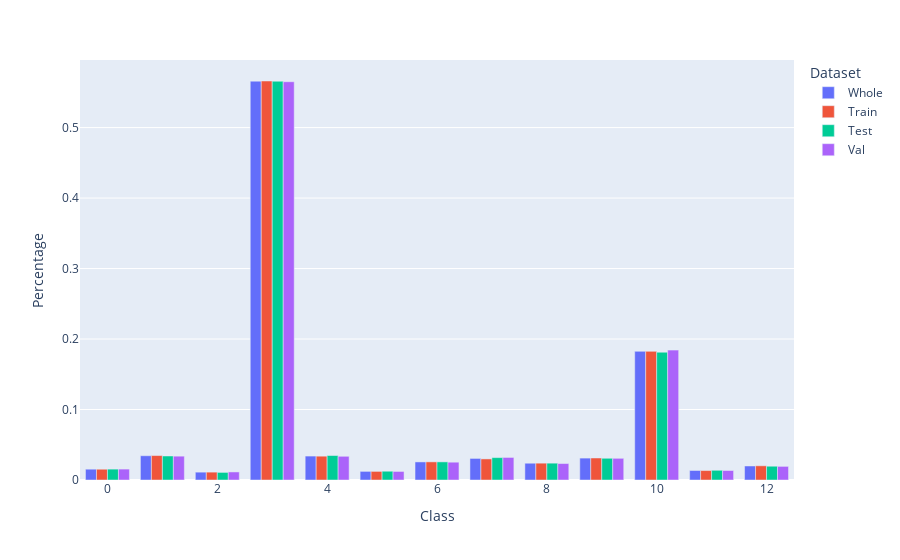

The notebook cell saved with this chart:
### Code cell
plot_split_stratification(dataset, train_subset, test_subset, val_subset)

### Figure 1 — Plotly figure (JSON) as saved in the notebook; plotly's stock layout.template omitted (floating-point values rounded to 4 significant figures)
{"data": [{"alignmentgroup": "True", "hovertemplate": "Dataset=Whole<br>Class=%{x}<br>Percentage=%{y}<extra></extra>", "legendgroup": "Whole", "marker": {"color": "#636efa", "pattern": {"shape": ""}}, "name": "Whole", "offsetgroup": "Whole", "orientation": "v", "showlegend": true, "textposition": "auto", "type": "bar", "x": [0, 1, 2, 3, 4, 5, 6, 7, 8, 9, 10, 11, 12], "xaxis": "x", "y": [0.01534, 0.03442, 0.01113, 0.5659, 0.03395, 0.01224, 0.02565, 0.03062, 0.0238, 0.03108, 0.1826, 0.01349, 0.01989], "yaxis": "y"}, {"alignmentgroup": "True", "hovertemplate": "Dataset=Train<br>Class=%{x}<br>Percentage=%{y}<extra></extra>", "legendgroup": "Train", "marker": {"color": "#EF553B", "pattern": {"shape": ""}}, "name": "Train", "offsetgroup": "Train", "orientation": "v", "showlegend": true, "textposition": "auto", "type": "bar", "x": [0, 1, 2, 3, 4, 5, 6, 7, 8, 9, 10, 11, 12], "xaxis": "x", "y": [0.01528, 0.03468, 0.01117, 0.5661, 0.03379, 0.0122, 0.02572, 0.02992, 0.02388, 0.03123, 0.1825, 0.0134, 0.02014], "yaxis": "y"}, {"alignmentgroup": "True", "hovertemplate": "Dataset=Test<br>Class=%{x}<br>Percentage=%{y}<extra></extra>", "legendgroup": "Test", "marker": {"color": "#00cc96", "pattern": {"shape": ""}}, "name": "Test", "offsetgroup": "Test", "orientation": "v", "showlegend": true, "textposition": "auto", "type": "bar", "x": [0, 1, 2, 3, 4, 5, 6, 7, 8, 9, 10, 11, 12], "xaxis": "x", "y": [0.01543, 0.03406, 0.01077, 0.5658, 0.03472, 0.01246, 0.02571, 0.03175, 0.02387, 0.03083, 0.1813, 0.0138, 0.01954], "yaxis": "y"}, {"alignmentgroup": "True", "hovertemplate": "Dataset=Val<br>Class=%{x}<br>Percentage=%{y}<extra></extra>", "legendgroup": "Val", "marker": {"color": "#ab63fa", "pattern": {"shape": ""}}, "name": "Val", "offsetgroup": "Val", "orientation": "v", "showlegend": true, "textposition": "auto", "type": "bar", "x": [0, 1, 2, 3, 4, 5, 6, 7, 8, 9, 10, 11, 12], "xaxis": "x", "y": [0.01547, 0.03382, 0.01141, 0.5651, 0.03364, 0.01212, 0.02527, 0.03201, 0.02335, 0.03078, 0.1843, 0.01348, 0.01932], "yaxis": "y"}], "layout": {"barmode": "group", "legend": {"title": {"text": "Dataset"}, "tracegroupgap": 0}, "margin": {"t": 60}, "xaxis": {"anchor": "y", "domain": [0, 1], "title": {"text": "Class"}}, "yaxis": {"anchor": "x", "domain": [0, 1], "title": {"text": "Percentage"}}}}
